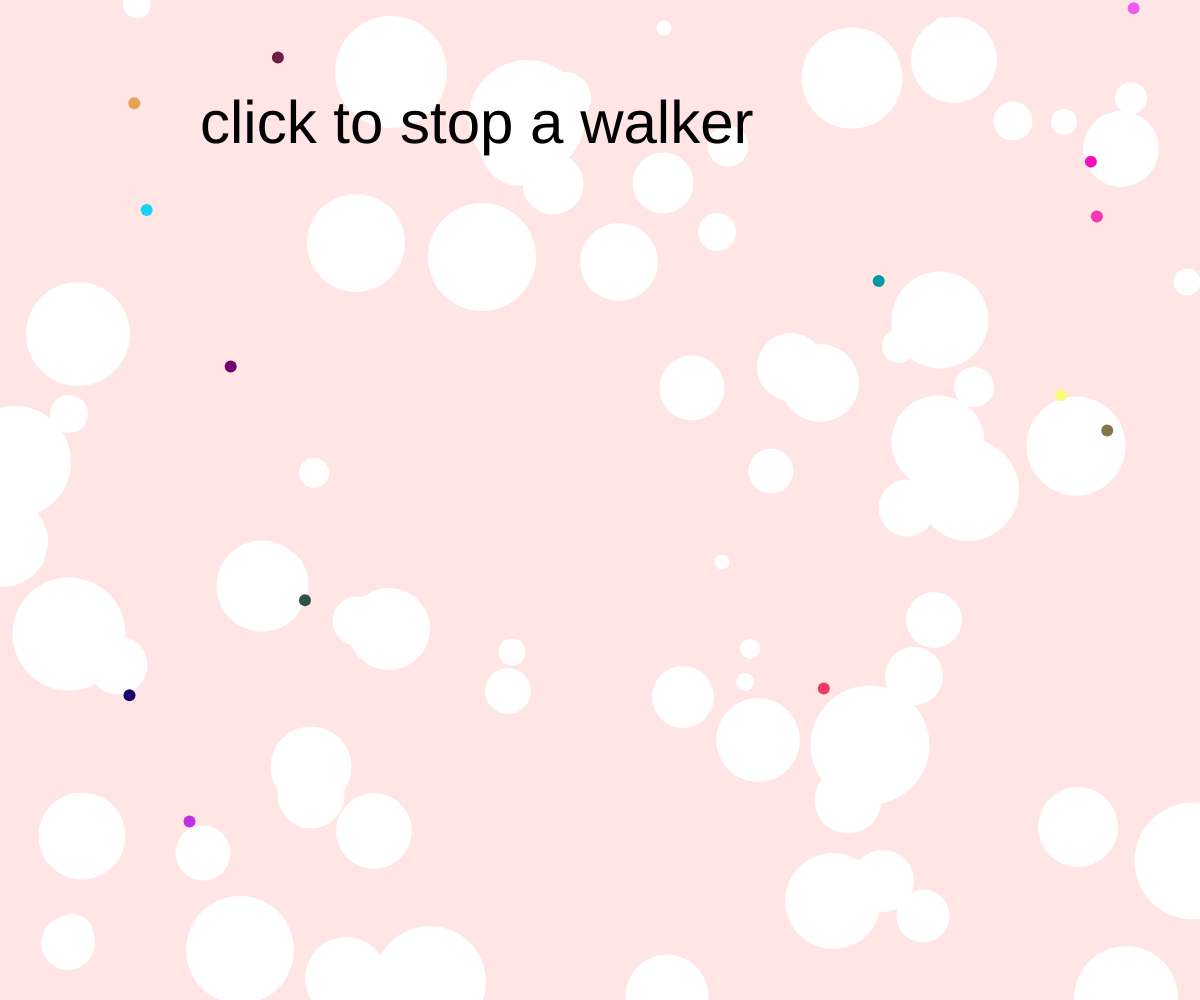
Frame 1 (no input)
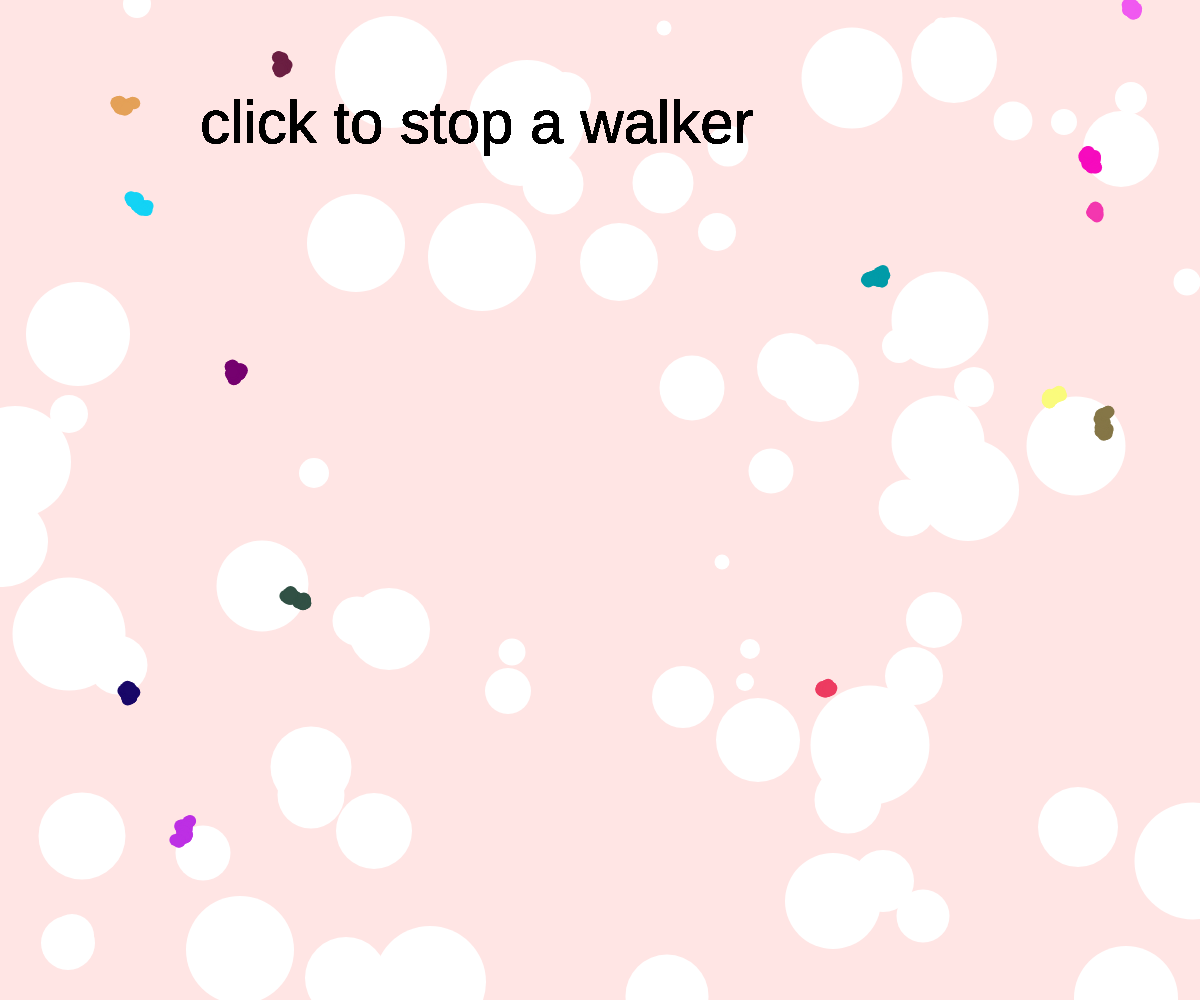
Frame 60 (no input)
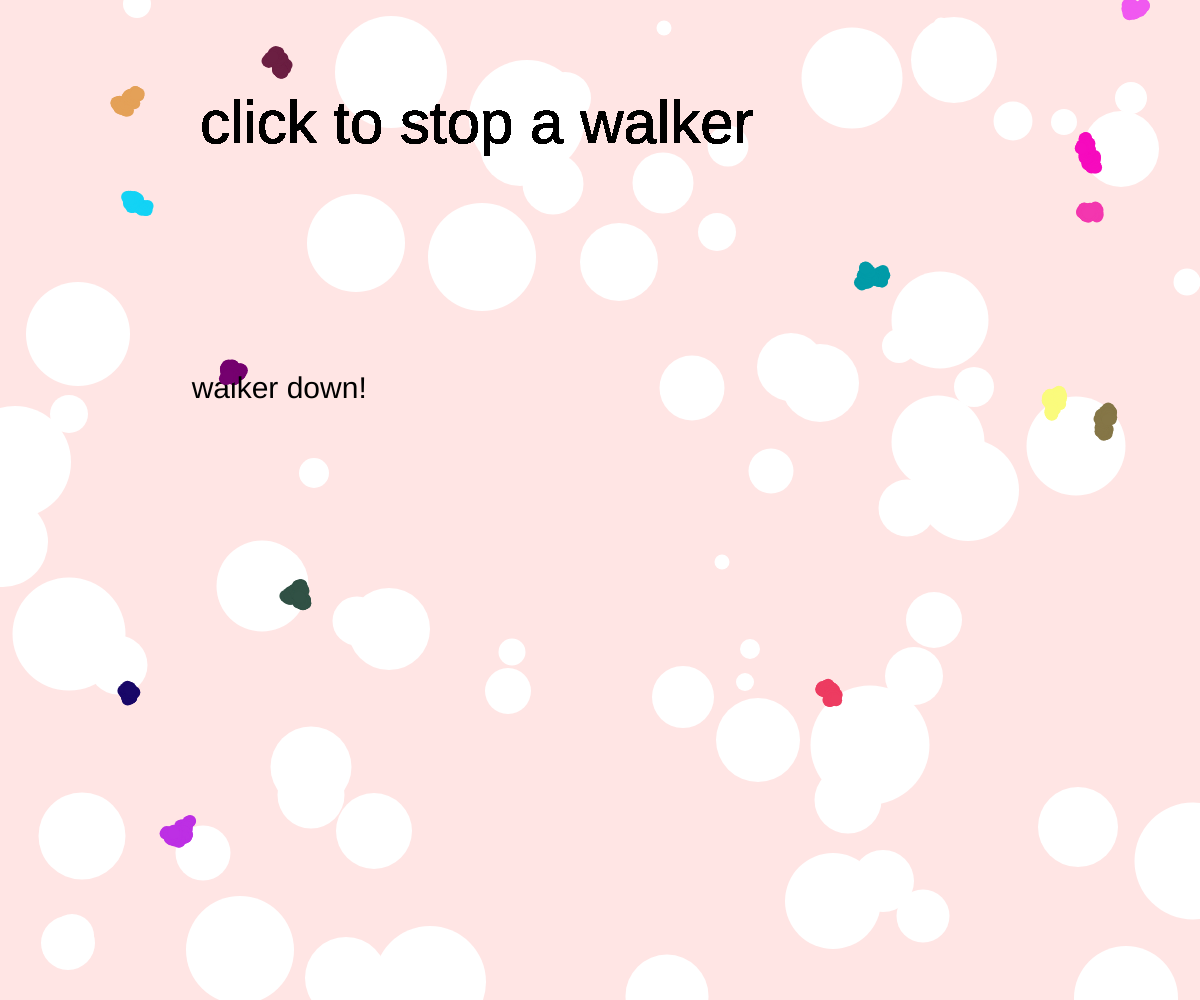
Frame 120 (the mouse pressed at the canvas centre since frame 60)

The p5.js sketch that drew these frames (run headless with seeded random() and noise() and a simulated clock; from frame 60 on, the mouse is pressed at the canvas centre):

// p5.js sketch
// ── sketch.js
//copied, pasted and edited siennas code for a bg with their hole punches
class bg {
  constructor(){
    this.holecount = random(0, 100); 
  }

  display() {
    fill(2165, 229, 228 ); 
    noStroke();
    rect(0, 0, windowWidth, windowHeight); 

    for (let holepunch = 0; holepunch < this.holecount; holepunch++) {
      let holesize = floor(random(windowWidth / 100, windowWidth / 10)); 
      let rand_x = floor(random(0, windowWidth)); 
      let rand_y = floor(random(0, windowHeight)); 
      fill(255);  
      circle(rand_x, rand_y, holesize); 
    }
  }
}

//walkers array
let walkers = [];

//walker class
class walker{
  constructor(x, y){
    this.x = x;
    this.y = y;
    //random rgb value generated
    this.colour = color(random(0, 255), random(0, 255), random(0, 255));
    this.size = windowWidth/100;

  }
  step(){
    this.x += random(-2, 2);
    this.y += random(-2, 2);}

  show(){
    noStroke();
    fill(this.colour);
    circle(this.x, this.y, this.size);
  }  
}



let my_bg;

function setup() {
  createCanvas(windowWidth, windowHeight);
  my_bg = new bg(); 
  my_bg.display();

  //random number of walkers from 1 to 20 are generated and added to walkers[] array
  let random_walkers = random(1, 20);
  for(let x = 0; x<random_walkers; x++){
    let rand_x = random(0, windowWidth);
    let rand_y = random(0, windowHeight);
    walkers[x] = new walker(rand_x, rand_y);  
  }

  
}

function draw(){ 
//text to be displayed at top of screen
  textSize(windowWidth/20);
  fill('black');
  textAlign(CORNER);
  text('click to stop a walker', windowWidth/6, windowHeight - ((windowHeight/7)*6))

  // walkers in walker array begin walking
  for(let x = 0; x<walkers.length; x++){
    walkers[x].step();
    walkers[x].show();
  }

  
}

function windowResized(){
  resizeCanvas(windowWidth, windowHeight);  
}

function mousePressed(){
  //walkers are removed from array when mouse is pressed
  if(walkers.length > 0){
    walkers.splice(walkers.length-1, 1);
  }
  //each time a walker 'dies' =, 'walker down' text is shown.
  textSize(windowWidth/40);
  fill('black');
  text('walker down!', random(0, windowWidth - windowWidth/6), random(0, windowHeight - windowHeight/6))
}
